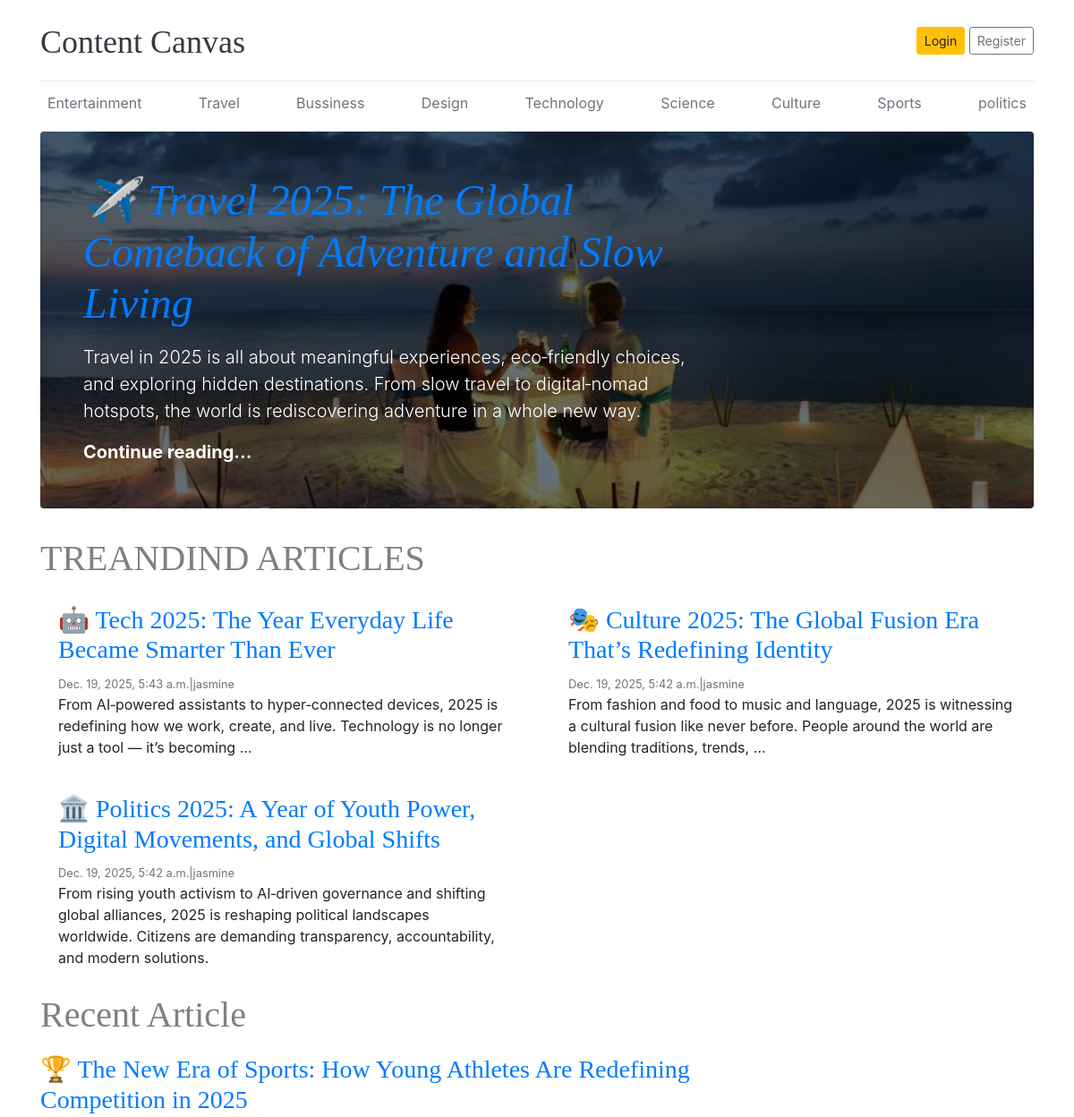
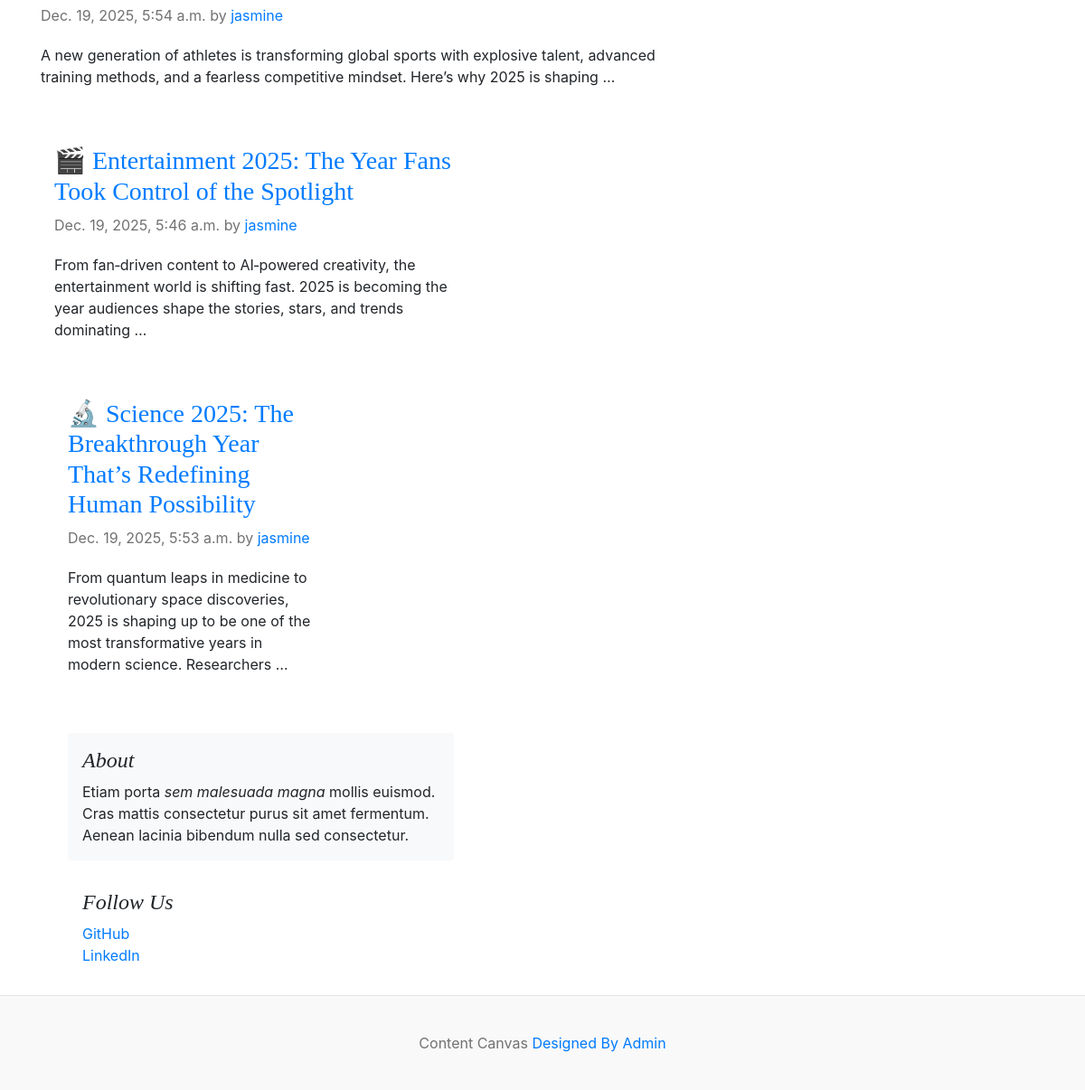
The page / on the database its author committed (2 pictures, top to bottom).
### base/models.py (models this page shows)
class category(models.Model):
    category_name=models.CharField(max_length=100)
    created_at=models.DateTimeField(auto_now_add=True)
    updated_at=models.DateTimeField(auto_now=True)
    def __str__(self):
        return self.category_name

class Article(models.Model):
    title=models.CharField(max_length=1000)
    slug=models.SlugField(max_length=1000)
    short_description=models.TextField(max_length=10000)
    detail_description=models.TextField(max_length=10000)
    author=models.ForeignKey(to=User,on_delete=models.CASCADE)
    category=models.ForeignKey(to=category,on_delete=models.CASCADE)
    created_at=models.DateTimeField(auto_now_add=True)
    updated_at=models.DateTimeField(auto_now=True)
    image=models.ImageField(upload_to='contentcanvas/media')
    status=models.CharField(choices=status_choice)
    is_trending=models.BooleanField(default=False)

### base/views.py (the view)
# urls.py: 2. Add a URL to urlpatterns:  path('', views.home, name='home')
def home(request):
    context={
        'articles':Article.objects.filter(status='published',is_trending=True).order_by('-updated_at'),
        'not_trending':Article.objects.filter(status='published',is_trending=False)
    }
    return render(request,'home.html',context)

### base/context_processors.py (called while the page is built)
def extract_category(request):
    return {'categories':category.objects.all()}

### templates/Home.html (shortened to what this page needs)
{% load static %}
<!DOCTYPE html>
<html lang="en">
<head>
    <link href="https://getbootstrap.com/docs/4.0/dist/css/bootstrap.min.css" rel="stylesheet">
    <link href="{% static 'home.css' %}" rel="stylesheet">
  </head>
<body>
    <div class="container">
      <header class="blog-header py-3">
        <div class="row flex-nowrap justify-content-between align-items-center">
          <div class="col-8 pt-1">
            <a class="blog-header-logo text-dark" href="/">Content Canvas</a>
          </div>
          <div class="col-4 d-flex justify-content-end align-items-center">
            {% if user.is_authenticated  %}
            <p style="margin: 10px;">You have logged in as {{user}}</p>
             <a class="btn btn-sm btn-warning" href="{% url "logout" %}">Logout</a> &nbsp;
            {% else %}
            <a class="btn btn-sm btn-warning" href="{% url "login" %}">Login</a> &nbsp;
            <a class="btn btn-sm btn-outline-secondary" href="{% url "register page" %}">Register</a>
            {% endif %}
          </div>
        </div>
      </header>
      <div class="nav-scroller py-1 mb-2">
        <nav class="nav d-flex justify-content-between">
          {% for i in categories %}
           <a class="p-2 text-muted" href="{% url "category" i %}">{{i}}</a>
          {% endfor %}
        </nav>
      </div>
{% block content %}
{% for article in articles  %}
{% if forloop.first %}
<div class="jumbotron p-3 p-md-5 text-white rounded bg-dark" style="background-image: url({{article.image.url}});background-blend-mode: overlay;background-size:cover;">
    <div class="col-md-8 px-0">
      <h1 class="display-4 font-italic"><a href="{% url "single_article" article.slug %}">{{article.title}}</a></h1>
      <p class="lead my-3">{{article.short_description}}</p>
      <p class="lead mb-0"><a href="{% url "single_article" article.slug %}" class="text-white font-weight-bold">Continue reading...</a></p>
    </div>
  </div>
{% endif %}
{% endfor %}
<h1 style='color:gray'>TREANDIND ARTICLES</h1>
  <div class="row mb-2">
    {% for i in articles %}
    {% if not forloop.first %}
    <div class="col-md-6">
      <div class="card border-0" >
        <div class="card-body">
          <h3><a href=""><a href="{% url "single_article" i.slug %}">{{i.title}}</a></a></h3>
          <small class="mb-1 text-muted">{{i.updated_at}}|{{i.author}}</small>
          <p class="card-text">{{i.short_description|truncatewords:25}}</p>
        </div>
      </div>
    </div>
    {% endif %}{% endfor %}
  </div>
<h1 style='color:gray;margin-bottom:20px'>Recent Article</h1>
  <main role="main" class="container p-0">
    <div class="row">
      {% for i in not_trending %}
      <div class="col-md-8 blog-main">
        <div class="blog-post">
          <h3><a href=""><a href="{% url "single_article" i.slug %}">{{i.title}}</a></a></h3>
          <p class="blog-post-meta">{{i.updated_at}} by  <a href="#">{{i.author}}</a></p>
          <p>{{i.short_description|truncatewords:25}}</p>
        </div>
      {% endfor %}
      </div>
      <aside class="col-12 blog-sidebar">
        <div class="p-3 mb-3 bg-light rounded" style="width: 100%;">
          <h4 class="font-italic">About</h4>
          <p class="mb-0">Etiam porta <em>sem malesuada magna</em> mollis euismod. Cras mattis consectetur purus sit amet fermentum. Aenean lacinia bibendum nulla sed consectetur.</p>
        </div>
        <div class="p-3">
          <h4 class="font-italic">Follow Us</h4>
          <ol class="list-unstyled">
            <li><a href="https://github.com/Jasmine-john08/">GitHub</a></li>
            <li><a href="https://www.linkedin.com/in/jasmine-john2002?utm_source=share&utm_campaign=share_via&utm_content=profile&utm_medium=android_app">LinkedIn</a></li>
          </ol>
        </div>
      </aside>
    </div>
  </main>
</div>
{% endblock content %}
<footer class="blog-footer">
  <p>Content Canvas  <a href="#">Designed By Admin</a></p>
</footer>
</body>
</html>

### static files/home.css (style rules this page uses)
.blog-header { border-bottom: 1px solid #e5e5e5; }
.blog-header-logo { font-family: "Playfair Display", Georgia, "Times New Roman", serif; font-size: 2.25rem; }
h1, h2, h3, h4, h5, h6 { font-family: "Playfair Display", Georgia, "Times New Roman", serif; }
.display-4 { font-size: 2.5rem; }
@media (min-width: 768px) { .display-4 { font-size: 3rem; } }
.blog-post { margin-bottom: 4rem; }
.blog-post-meta { margin-bottom: 1.25rem; color: #727272; }
.blog-footer { padding: 2.5rem 0; color: #727272; text-align: center; background-color: #f9f9f9; border-top: .05rem solid #e5e5e5; }
.blog-footer p:last-child { margin-bottom: 0; }

### rows shown on the page
category: category_name "Entertainment"
category: category_name "Travel"
category: category_name "Bussiness"
category: category_name "Design"
category: category_name "Technology"
category: category_name "Science"
category: category_name "Culture"
category: category_name "Sports"
category: category_name "politics"
Article: image (picture), title "✈️ Travel 2025: The Global Comeback of Adventure and Slow Living", short_description "Travel in 2025 is all about meaningful experiences, eco‑friendly choices, and exploring hidden destinations. From slow travel to digital‑nomad hotspots, the world is rediscovering adventure in a whole new way."
Article: title "🤖 Tech 2025: The Year Everyday Life Became Smarter Than Ever", updated_at "Dec. 19, 2025, 5:43 a.m.", author "jasmine", short_description "From AI‑powered assistants to hyper‑connected devices, 2025 is redefining how we work, create, and live. Technology is no longer just a tool — it’s becoming …"
Article: title "🎭 Culture 2025: The Global Fusion Era That’s Redefining Identity", updated_at "Dec. 19, 2025, 5:42 a.m.", author "jasmine", short_description "From fashion and food to music and language, 2025 is witnessing a cultural fusion like never before. People around the world are blending traditions, trends, …"
Article: title "🏛️ Politics 2025: A Year of Youth Power, Digital Movements, and Global Shifts", updated_at "Dec. 19, 2025, 5:42 a.m.", author "jasmine", short_description "From rising youth activism to AI‑driven governance and shifting global alliances, 2025 is reshaping political landscapes worldwide. Citizens are demanding transparency, accountability, and modern solutions."
Article: title "🏆 The New Era of Sports: How Young Athletes Are Redefining Competition in 2025", updated_at "Dec. 19, 2025, 5:54 a.m.", author "jasmine", short_description "A new generation of athletes is transforming global sports with explosive talent, advanced training methods, and a fearless competitive mindset. Here’s why 2025 is shaping …"
Article: title "🎬 Entertainment 2025: The Year Fans Took Control of the Spotlight", updated_at "Dec. 19, 2025, 5:46 a.m.", author "jasmine", short_description "From fan‑driven content to AI‑powered creativity, the entertainment world is shifting fast. 2025 is becoming the year audiences shape the stories, stars, and trends dominating …"
Article: title "🔬 Science 2025: The Breakthrough Year That’s Redefining Human Possibility", updated_at "Dec. 19, 2025, 5:53 a.m.", author "jasmine", short_description "From quantum leaps in medicine to revolutionary space discoveries, 2025 is shaping up to be one of the most transformative years in modern science. Researchers …"
